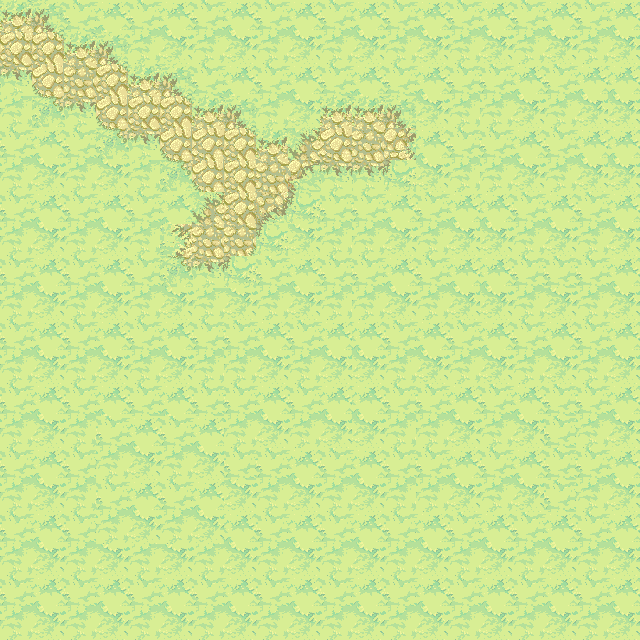

A level layout from a 2D game, rendered from its tile map. Below: a short description, then the map file with tile-grid data replaced by summaries:
An orthogonal 20x20 tile map with 32x32 px tiles, 1 tile layer (background), 1 hidden layer not drawn, 6 tilesets.

<map version="1.0" orientation="orthogonal" renderorder="right-down" width="20" height="20" tilewidth="32" tileheight="32" nextobjectid="16">
 <tileset firstgid="1" name="ObjectLayer" tilewidth="32" tileheight="32" tilecount="84" columns="14">
  <image source="ObjectLayer.png" width="477" height="219" />
 </tileset>
 <tileset firstgid="85" name="ground_tiles" tilewidth="32" tileheight="32" tilecount="441" columns="21">
  <image source="ground_tiles.png" width="672" height="701" />
  <terraintypes>
   <terrain name="pradera" tile="43" />
   <terrain name="tierra" tile="106" />
   <terrain name="agua" tile="191" />
   <terrain name="piedra" tile="67" />
   <terrain name="mancha tierra" tile="34" />
   <terrain name="mancha gris" tile="99" />
   <terrain name="piedra marron" tile="274" />
  </terraintypes>
  <tile id="12" terrain="1,1,1,4" />
  <tile id="13" terrain="1,1,4,4" />
  <tile id="14" terrain="1,1,4,1" />
  <tile id="15" terrain="4,4,4,1" />
  <tile id="16" terrain="4,4,1,4" />
  <tile id="33" terrain="1,4,1,4" />
  <tile id="34" terrain="4,4,4,4" />
  <tile id="35" terrain="4,1,4,1" />
  <tile id="36" terrain="4,1,4,4" />
  <tile id="37" terrain="1,4,4,4" />
  <tile id="43" terrain="0,0,0,0" />
  <tile id="44" terrain="0,0,0,0" />
  <tile id="54" terrain="1,4,1,1" />
  <tile id="55" terrain="4,4,1,1" />
  <tile id="56" terrain="4,1,1,1" />
  <tile id="64" terrain="0,0,0,0" />
  <tile id="65" terrain="0,0,0,0" />
  <tile id="67" terrain="3,3,3,3" />
  <tile id="72" terrain="0,0,0,1" />
  <tile id="73" terrain="0,0,1,0" />
  <tile id="90" terrain="0,0,0,1" />
  <tile id="91" terrain="0,0,1,1" />
  <tile id="92" terrain="0,0,1,0" />
  <tile id="93" terrain="0,1,0,0" />
  <tile id="94" terrain="1,0,0,0" />
  <tile id="96" terrain="1,1,1,5" />
  <tile id="97" terrain="1,1,5,5" />
  <tile id="98" terrain="1,1,5,1" />
  <tile id="106" terrain="1,1,1,1" />
  <tile id="107" terrain="1,1,1,1" />
  <tile id="108" terrain="1,1,1,1" />
  <tile id="111" terrain="0,1,0,1" />
  <tile id="113" terrain="1,0,1,0" />
  <tile id="114" terrain="1,1,1,0" />
  <tile id="115" terrain="1,1,0,1" />
  <tile id="117" terrain="1,5,1,5" />
  <tile id="119" terrain="5,1,5,1" />
  <tile id="120" terrain="1,5,5,1" />
  <tile id="121" terrain="5,1,1,5" />
  <tile id="127" terrain="1,1,1,1" />
  <tile id="128" terrain="1,1,1,1" />
  <tile id="129" terrain="1,1,1,1" />
  <tile id="132" terrain="0,1,0,0" />
  <tile id="133" terrain="1,1,0,0" />
  <tile id="134" terrain="1,0,0,0" />
  <tile id="135" terrain="1,0,1,1" />
  <tile id="136" terrain="0,1,1,1" />
  <tile id="137" terrain=",,2," />
  <tile id="138" terrain="1,5,1,1" />
  <tile id="139" terrain="5,5,1,1" />
  <tile id="140" terrain="5,1,1,1" />
  <tile id="141" terrain="5,1,1,5" />
  <tile id="142" terrain="1,5,5,1" />
  <tile id="148" terrain="1,1,1,1" />
  <tile id="149" terrain="1,1,1,1" />
  <tile id="150" terrain="1,1,1,1" />
  <tile id="158" terrain="2,,," />
  <tile id="174" terrain="0,0,0,2" />
  <tile id="175" terrain="0,0,2,2" />
  <tile id="176" terrain="0,0,2,0" />
  <tile id="177" terrain="0,0,0,0" />
  <tile id="190" terrain="2,2,2,2" />
  <tile id="191" terrain="2,2,2,2" />
  <tile id="192" terrain=",,,3" />
  <tile id="193" terrain=",,3,3" />
  <tile id="194" terrain=",,3," />
  <tile id="195" terrain="0,2,0,2" />
  <tile id="196" terrain="2,2,2,2" />
  <tile id="197" terrain="2,0,2,0" />
  <tile id="198" terrain="0,2,2,2" />
  <tile id="199" terrain="2,0,2,2" />
  <tile id="211" terrain="2,2,2,2" />
  <tile id="212" terrain="2,2,2,2" />
  <tile id="213" terrain=",3,,3" />
  <tile id="214" terrain="2,2,2,2" />
  <tile id="215" terrain="3,,3," />
  <tile id="216" terrain="0,2,0,0" />
  <tile id="217" terrain="2,2,0,0" />
  <tile id="218" terrain="2,0,0,0" />
  <tile id="219" terrain="2,2,0,2" />
  <tile id="220" terrain="2,2,2,0" />
  <tile id="234" terrain=",3,," />
  <tile id="235" terrain="3,3,," />
  <tile id="236" terrain="3,,," />
  <tile id="258" terrain="0,0,0,0" />
  <tile id="259" terrain="0,0,6,6" />
  <tile id="260" terrain="0,0,6,0" />
  <tile id="262" terrain="6,0,6,0" />
  <tile id="274" terrain="6,6,6,6" />
  <tile id="275" terrain="6,6,6,6" />
  <tile id="277" terrain="6,6,6,0" />
  <tile id="278" terrain="0,6,0,6" />
  <tile id="279" terrain="0,6,0,6" />
  <tile id="280" terrain="6,6,6,6" />
  <tile id="281" terrain="6,6,6,0" />
  <tile id="282" terrain="6,6,6,0" />
  <tile id="283" terrain="6,6,0,6" />
  <tile id="295" terrain="6,6,6,6" />
  <tile id="296" terrain="6,6,6,6" />
  <tile id="298" terrain="6,0,6,6" />
  <tile id="299" terrain="0,6,6,6" />
  <tile id="300" terrain="0,6,0,0" />
  <tile id="301" terrain="6,6,0,0" />
  <tile id="302" terrain="6,0,0,0" />
  <tile id="303" terrain="6,0,6,6" />
  <tile id="304" terrain="0,6,6,6" />
 </tileset>
 <tileset firstgid="526" name="Extra_Unfinished4" tilewidth="32" tileheight="32" tilecount="88" columns="11">
  <image source="Extra_Unfinished4.png" width="360" height="266" />
 </tileset>
 <tileset firstgid="614" name="Cliff_tileset" tilewidth="32" tileheight="32" tilecount="240" columns="15">
  <image source="Cliff_tileset.png" width="503" height="518" />
 </tileset>
 <tileset firstgid="854" name="graphics-tiles-waterflow" tilewidth="32" tileheight="32" tilecount="81" columns="9">
  <image source="graphics-tiles-waterflow.png" width="319" height="293" />
 </tileset>
 <tileset firstgid="935" name="meta_tiles" tilewidth="32" tileheight="32" spacing="1" margin="1" tilecount="2" columns="2">
  <image source="meta_tiles.png" width="67" height="34" />
  <tile id="0">
   <properties>
    <property name="colisionable" value="true" />
    <property name="objeto" value="piedra" />
   </properties>
  </tile>
  <tile id="1">
   <properties>
    <property name="colisionable" value="true" />
    <property name="objeto" value="agua" />
   </properties>
  </tile>
 </tileset>
 <layer name="background" width="20" height="20">
  <data>[400 cells, 400 non-empty, 21 distinct tile ids]</data>
 </layer>
 <layer name="meta tiles" width="20" height="20" visible="0">
  <data>[400 cells, 42 non-empty, 1 distinct tile ids]</data>
 </layer>
</map>
